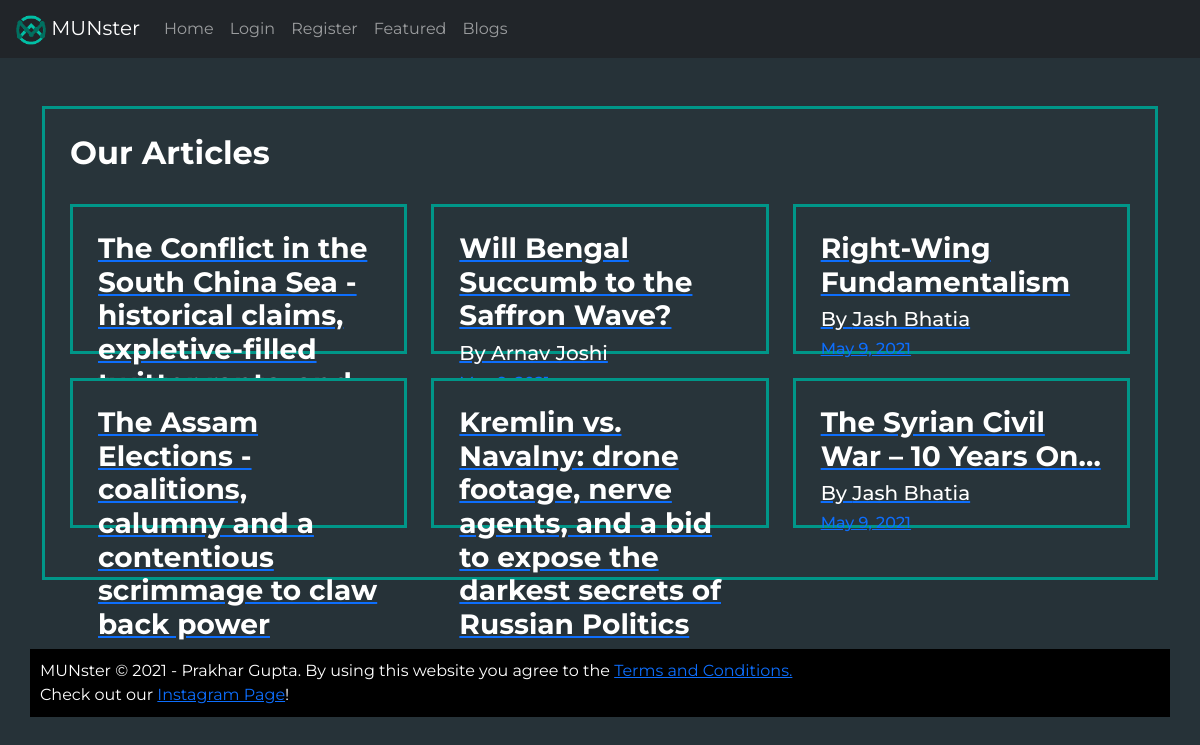
Before: /blogs with the older database file.
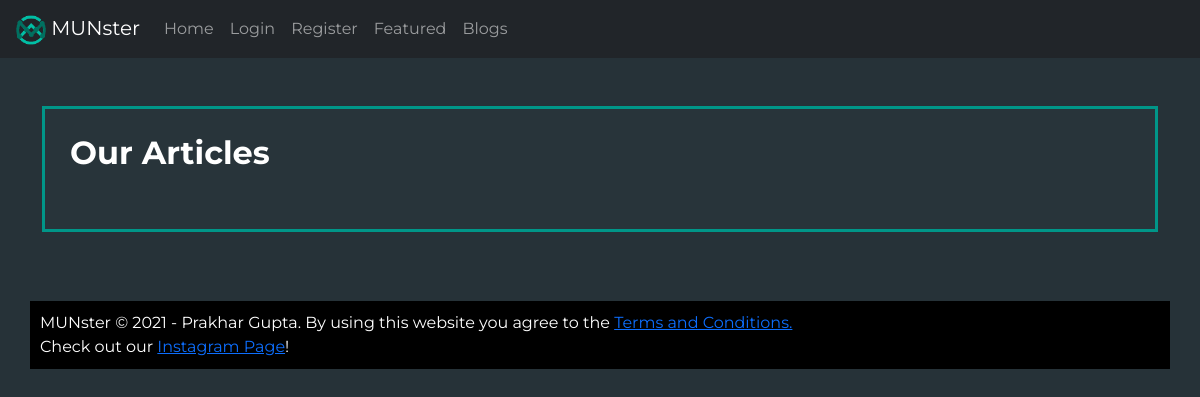
After: the same page with the newer database file.
### MUNbase/models.py (models this page shows)
class Article(models.Model):
    title = models.CharField(max_length = 200)
    date =  models.DateField(auto_now=True)
    content = models.CharField(max_length = 20000)
    author = models.CharField(max_length = 200)

### MUNbase/views.py (the view)
# urls.py: path('blogs', views.blog, name ='blog'),
def blog(request):
    articles = Article.objects.all().order_by('-date')
    return render(request, 'homepages/blog.html',{"user":getuser(request), "type":getusertype(request), "articles":articles})

### MUNbase/views.py (called while the page is built, shortened)
def getusertype(request):
    type = request.session.get('type')
    if type != "Delegate" and type != "MUN":
        return None
    return type

def getuser(request):
    user=request.session.get('id')
    if user is None:
        return None

### MUNbase/templates/homepages/blog.html (shortened to what this page needs)
{% extends 'layout.html' %}
{% load static %}
{% block body %}
<br><br>
<div class="container">
  <div class="box">
    <div class="row">
      <div class="col-md">
        <h2 class="text"> <strong>Our Articles</strong></h2><brr><br>
      </div>
    </div>
    <div class="row">
    {% for row in articles%}
    <div class="col-md">
      <a href="{% url 'dispblog' row.title %}">
        <div class="box article-bx">
          <h3 class='text'><strong>{{row.title}}</strong></h3>
          <h5 class ='text'> By {{row.author}}</h5>
          <h6>{{row.date}}</h6>
        </div>
      </a>
    </div>
    {%if forloop.counter == 3 %}
    </div>
    <br>
    <div class="row">
    {%endif%}
    {%if forloop.counter == 6 %}
    </div>
    <br>
    <div class="row">
    {%endif%}
    {% endfor%}
  </div>
  </div>
</div>
{% endblock %}

Changed rows visible on the page:
removed Article: title "The Conflict in the South China Sea - historical claims, expletive-filled…"
removed Article: title "Will Bengal Succumb to the Saffron Wave?", author "Arnav Joshi"
removed Article: title "Right-Wing Fundamentalism", author "Jash Bhatia", date "May 9, 2021"
removed Article: title "The Assam Elections - coalitions, calumny and a contentious scrimmage to claw back power"
removed Article: title "Kremlin vs. Navalny: drone footage, nerve agents, and a bid to expose the darkest secrets of Russian Politics"
removed Article: title "The Syrian Civil War – 10 Years On…", author "Jash Bhatia", date "May 9, 2021"
